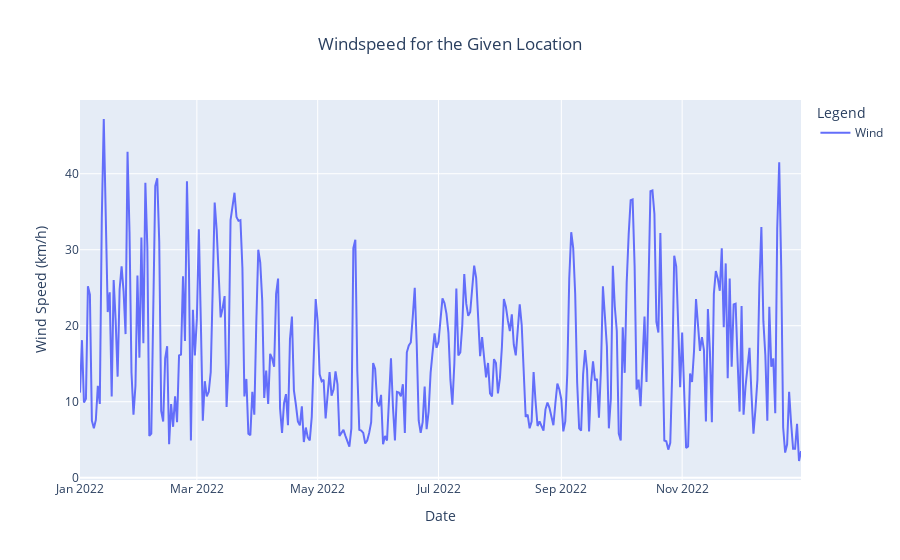

The notebook cell saved with this chart:
### Code cell
fig = px.line(data.reset_index(), x='time', y=['wspd'],
                title=f'Windspeed for the Given Location',
                labels={'time': 'Date', 'wspd': 'Wind Speed'})

fig.data[0].name = 'Wind'

# Update the legend title
fig.update_layout(legend_title='Legend')

fig.update_yaxes(title_text='Wind Speed (km/h)')

# Center the plot title
fig.update_layout(title={'x': 0.5, 'xanchor': 'center'})

fig.show()

### Figure 1 — Plotly figure (JSON) as saved in the notebook; plotly's stock layout.template omitted (floating-point values rounded to 4 significant figures; data arrays with more than 128 entries replaced by an {"elided": "..."} marker saying what was removed)
{"data": [{"hovertemplate": "variable=wspd<br>Date=%{x}<br>value=%{y}<extra></extra>", "legendgroup": "wspd", "line": {"color": "#636efa", "dash": "solid"}, "marker": {"symbol": "circle"}, "mode": "lines", "name": "Wind", "orientation": "v", "showlegend": true, "type": "scatter", "x": {"elided": "365 str values"}, "xaxis": "x", "y": {"elided": "365 float values"}, "yaxis": "y"}], "layout": {"legend": {"title": {"text": "Legend"}, "tracegroupgap": 0}, "title": {"text": "Windspeed for the Given Location", "x": 0.5, "xanchor": "center"}, "xaxis": {"anchor": "y", "domain": [0, 1], "title": {"text": "Date"}}, "yaxis": {"anchor": "x", "domain": [0, 1], "title": {"text": "Wind Speed (km/h)"}}}}
